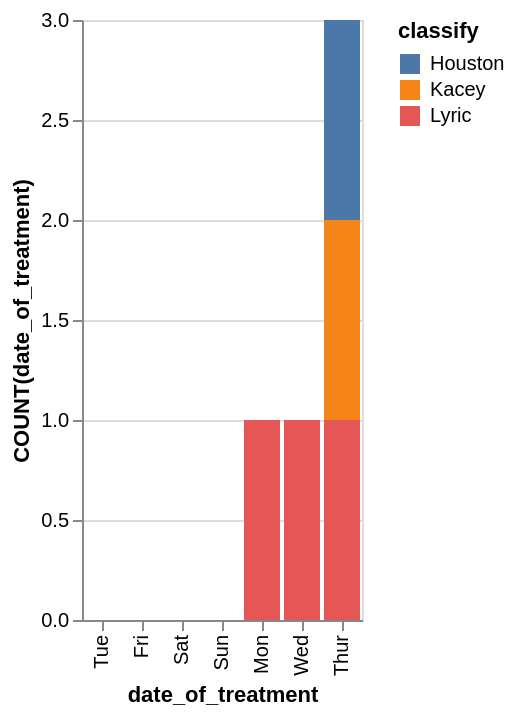

Write the Vega-Lite specification saved for this chart.
### Vega-Lite specification from a JSON file in a GitHub repository (floating-point values rounded to 4 significant figures)
{"data": {"values": [{"x_data": "Mon", "y_data": 0, "classify": "Houston"}, {"x_data": "Tue", "y_data": 0, "classify": "Houston"}, {"x_data": "Wed", "y_data": 0, "classify": "Houston"}, {"x_data": "Thur", "y_data": 1, "classify": "Houston"}, {"x_data": "Fri", "y_data": 0, "classify": "Houston"}, {"x_data": "Sat", "y_data": 0, "classify": "Houston"}, {"x_data": "Sun", "y_data": 0, "classify": "Houston"}, {"x_data": "Mon", "y_data": 0, "classify": "Kacey"}, {"x_data": "Tue", "y_data": 0, "classify": "Kacey"}, {"x_data": "Wed", "y_data": 0, "classify": "Kacey"}, {"x_data": "Thur", "y_data": 1, "classify": "Kacey"}, {"x_data": "Fri", "y_data": 0, "classify": "Kacey"}, {"x_data": "Sat", "y_data": 0, "classify": "Kacey"}, {"x_data": "Sun", "y_data": 0, "classify": "Kacey"}, {"x_data": "Mon", "y_data": 1, "classify": "Lyric"}, {"x_data": "Tue", "y_data": 0, "classify": "Lyric"}, {"x_data": "Wed", "y_data": 1, "classify": "Lyric"}, {"x_data": "Thur", "y_data": 1, "classify": "Lyric"}, {"x_data": "Fri", "y_data": 0, "classify": "Lyric"}, {"x_data": "Sat", "y_data": 0, "classify": "Lyric"}, {"x_data": "Sun", "y_data": 0, "classify": "Lyric"}]}, "mark": "bar", "encoding": {"x": {"field": "x_data", "type": "nominal", "title": "date_of_treatment", "sort": {"op": "sum", "field": "y_data", "order": "ascending"}}, "y": {"field": "y_data", "type": "quantitative", "title": "COUNT(date_of_treatment)"}, "color": {"field": "classify"}}}
